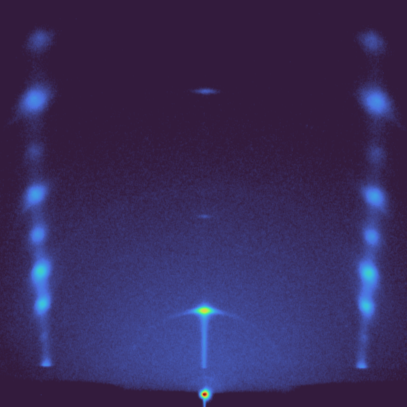
#> input picture figures/intro/detector_2d_powder_biggerB_4deg_2m.png, 407 x 407 px
$ python render-figure2.py
#> lines starting #> are read from the running program, lines starting #| are printed output that depends on the picture
"""Rebuild Figure 2 as vector geometry plus the unmodified archived detector image.

The schematic is deliberately not a detector calibration or scattering calculation.
A/B/C identify image locations, not crystallographic indices. No raster intensity
is reconstructed, recolored, fitted, smoothed, or independently normalized.
"""
from pathlib import Path
import hashlib
import json

import matplotlib
matplotlib.use("Agg")
import matplotlib.pyplot as plt
from matplotlib.patches import Polygon, FancyArrowPatch, Circle
from PIL import Image
import numpy as np

ROOT = Path(__file__).resolve().parents[1]
OUT = ROOT / "output" / "figure2_revision"
OUT.mkdir(parents=True, exist_ok=True)
SOURCE = ROOT / "figures/intro/detector_2d_powder_biggerB_4deg_2m.png"
plt.rcParams.update({"font.family": "DejaVu Sans", "font.size": 11,
                     "svg.fonttype": "none", "pdf.fonttype": 42})
INK, MUTED = "#22313D", "#61707C"
BLUE, AMBER, TEAL = "#176BB0", "#C97716", "#187D83"
fig = plt.figure(figsize=(12, 5.65), facecolor="white")
ax = fig.add_axes([0, 0, 1, 1], xlim=(0, 12), ylim=(0, 5.65))
ax.set_aspect("equal")
ax.axis("off")

def text(x, y, label, size=11, color=INK, **kw):
    return ax.text(x, y, label, fontsize=size*1.22, color=color, **kw)

def line(points, color=MUTED, width=1, **kw):
    p = np.array(points)
    ax.plot(p[:, 0], p[:, 1], color=color, lw=width, **kw)

def arrow(start, end, color=INK, width=1.5, size=12, **kw):
    ax.add_patch(FancyArrowPatch(start, end, arrowstyle="-|>",
                               mutation_scale=size, lw=width, color=color,
                               shrinkA=0, shrinkB=0, **kw))

def badge(x, y, label, color=INK):
    ax.add_patch(Circle((x, y), .105, fc="white", ec=color, lw=1.2, zorder=12))
    text(x, y-.004, label, size=9, color=color, weight="bold",
         ha="center", va="center", zorder=13)

text(.18, 5.36, "(a)  Beam, film and detector", 14, weight="bold")
text(6.52, 5.36, r"(b)  Measured PbI$_2$ pattern", 14, weight="bold")
line([(6.22,.40),(6.22,5.13)], color="#DCE3E7", width=.8)

# An affine projection of one schematic detector plane. All ray endpoints
# share that plane. Its coordinates and the sample sketch carry no calibration.
bl = np.array([3.52, 2.03])
u = np.array([2.26, -.38])
v = np.array([0, 2.91])
face = np.array([bl, bl+u, bl+u+v, bl+v])
ax.add_patch(Polygon(face + [.09,.08], fc="#DCE3E7", ec="#80919D", lw=.8, zorder=1))
ax.add_patch(Polygon(face, fc="#F0F4F6", ec="#627784", lw=1.2, zorder=2))
for f in (.25,.5,.75):
    line([bl+f*u,bl+f*u+v], "#D8E1E6", .65, zorder=3)
    line([bl+f*v,bl+f*v+u], "#D8E1E6", .65, zorder=3)
text(4.6, 4.98, "Area detector", 11, ha="center")

# Film and substrate, with an incident ray ending on the upper face.
surface = np.array([[1.24,.88],[2.98,.61],[3.53,1.15],[1.80,1.43]])
ax.add_patch(Polygon(np.vstack([surface[:3],surface[2]+[0,-.14],
                               surface[1]+[0,-.14],surface[0]+[0,-.14]]),
                    fc="#C8D2D8", ec="#7E8F9B", lw=.9, zorder=4))
ax.add_patch(Polygon(surface, fc="#BFE1DC", ec=TEAL, lw=1.2, zorder=5))
sample = np.array([2.36,1.04])
arrow((.28,1.54), sample, BLUE, 3, 17, zorder=7)
text(.35,1.86,"Incident beam",12,color=BLUE)
text(1.00,1.41,r"$\mathbf{k}_i$",14,color=BLUE)
arrow(sample+[0,.04], sample+[0,1.04], TEAL, 1.4, 11, zorder=7)
text(2.20,2.22,"Film normal",10,color=TEAL,ha="center")
text(2.34,.35,"Thin film on substrate",11,ha="center")

# Feature picks are qualitative locations in the existing 407 x 407 display.
# Rays and identifiers are annotations only, with no width/intensity meaning.
picks = {"A": (40, 305), "B": (204, 310), "C": (367, 305)}
for label, (px, py) in picks.items():
    end = bl + (px/406)*u + (1-py/406)*v
    arrow(sample, end, AMBER, 1.55, 11, zorder=8)
    ax.plot(*end,"o",ms=3.7,color=AMBER,zorder=9)
    badge(*(end+[.00,.21]),label)
text(3.18,1.34,r"$\mathbf{k}_f$",14,color=AMBER)
text(.37,3.64,"Scattered rays",12,color=AMBER)
text(.37,3.35,"Each direction maps to\na detector position.",10.5,
     color=MUTED,linespacing=1.45,va="top")

# Display the source unchanged and at its native aspect ratio. The SVG/PDF
# embeds the source image rather than vectorizing or estimating its intensities.
im = np.asarray(Image.open(SOURCE).convert("RGB"))
x0,y0,w = 6.73,.70,4.15
ax.imshow(im, extent=(x0,x0+w,y0,y0+w), interpolation="nearest", zorder=1)
ax.add_patch(Polygon([[x0,y0],[x0+w,y0],[x0+w,y0+w],[x0,y0+w]],
                    fill=False,ec="#B8C5CF",lw=.7,zorder=3))
def loc(px,py):
    return np.array([x0+(px+.5)*w/407,y0+(406.5-py)*w/407])
for label, (px,py) in picks.items():
    p = loc(px,py)
    offset = np.array([.30,.23]) if label != "C" else np.array([-.30,.23])
    anchor = p+offset
    line([p,anchor],"white",.9,zorder=9)
    badge(*anchor,label)

# Two external feature descriptions keep the original intensity visible.
text(8.84,.30,"A, C: off-specular peaks    B: axial peak",10.5,ha="center")
text(11.12,3.90,"Intensity\nbetween\npeaks",10,va="top",linespacing=1.25)
target = loc(370,253)
line([target,(10.99,target[1]),(11.04,3.17)],"#6F7E89",.9,zorder=9)
text(11.12,1.38,"Axial\nstreak",10,va="top",linespacing=1.25)
target2 = loc(204,344)
line([target2,(10.99,target2[1]),(11.04,.98)],"#6F7E89",.9,zorder=9)

fig.canvas.draw()
clipped = [t.get_text() for t in ax.texts
           if not fig.bbox.contains(t.get_window_extent().x0,t.get_window_extent().y0)
           or not fig.bbox.contains(t.get_window_extent().x1,t.get_window_extent().y1)]
if clipped:
    raise ValueError(f"Text extends outside figure: {clipped}")

fig.savefig(OUT/"Figure_2_revised.svg", facecolor="white")
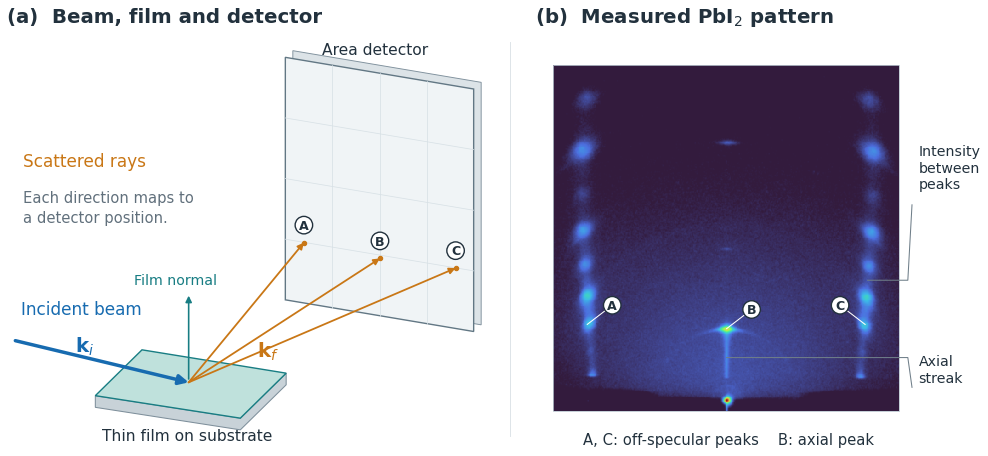
#> figure drawn by matplotlib, 1 panel
fig.savefig(OUT/"Figure_2_revised.pdf", facecolor="white")
fig.savefig(OUT/"Figure_2_revised.png", dpi=220, facecolor="white")
plt.close(fig)
(OUT/"provenance.json").write_text(json.dumps({
    "source_image": str(SOURCE.relative_to(ROOT)),
    "source_sha256": hashlib.sha256(SOURCE.read_bytes()).hexdigest(),
    "source_size_pixels": [im.shape[1],im.shape[0]],
    "display_processing": "Native RGB image, nearest-neighbor display, no intensity change",
    "schematic": "Uncalibrated affine detector-plane drawing and guide rays",
    "feature_picks_display_pixels": picks,
    "feature_identifiers": "A/B/C are guide markers, not Miller indices",
    "scope": "Qualitative measured-image overview, not a new model calculation or fit"
},indent=2)+"\n")
print(OUT / "Figure_2_revised.png")
